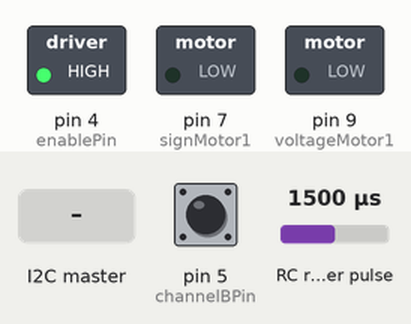
This sketch was run on a simulated Arduino Uno, built with avr-gcc and run on an emulated ATmega328P. Parts: switched loads named in the sketch (green lamp = pin HIGH). Wiring (inferred from the names in the program): RC receiver channel: data pin 2. The inputs (shaded band) are chosen by the test bench; at power-on: pin 5 (channelBPin) HIGH, RC receiver pulse 1500 µs. What the sketch prints to the serial monitor is not drawn.

Above: at 1.2 s.
1.3 s: the I2C master sends the byte 1
At 1.8 s:
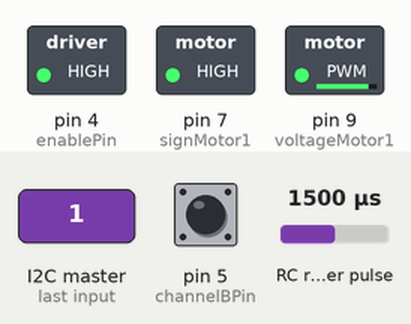
2.8 s: the I2C master sends the byte 0
At 3.4 s:
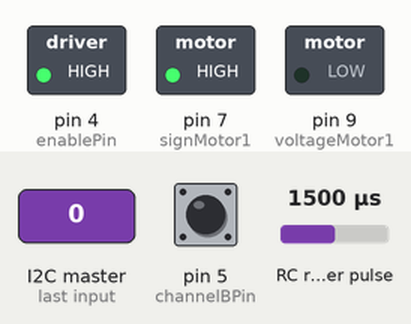
5.1 s: pin 5 (channelBPin) pulled LOW for 3.2 s
At 9.5 s:
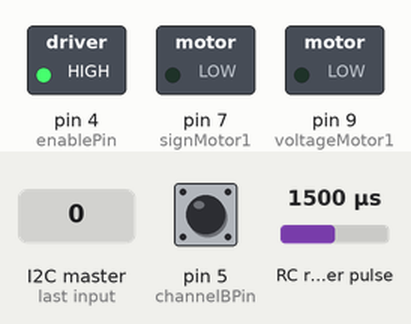
Timing chart, 0 to 11.0 s (numbered marks = the images above; inputs shaded):
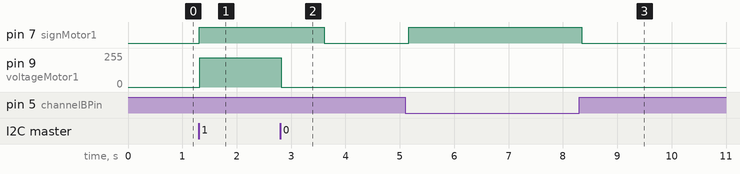

Measured:
- after the input at 1.3 s, pin 7 (signMotor1): LOW → HIGH at once; pin 9 (voltageMotor1): 0/255 → 219/255 at once
- after the input at 2.8 s, pin 7 (signMotor1): HIGH → LOW after 0.81 s; pin 9 (voltageMotor1): 219/255 → 0/255 at once
- after the input at 5.1 s, pin 7 (signMotor1): LOW → HIGH after 0.07 s, → LOW 3.2 s later

The sketch:

FeedbackSystem.ino
```cpp
#include <Wire.h>

#define PI 3.1415926535897932384626433832795

//Pin assignment and global variable instantiation
const int channelAPin = 2;
const int channelBPin = 5;
const int enablePin = 4;
const int voltageMotor1 = 9;
const int voltageMotor2 = 10;
const int signMotor1 = 7;
const int signMotor2 = 8;
const int statusFlag = 12;

volatile bool channelA = HIGH; //Channel A set on default
volatile bool channelB = HIGH; //Channel B set on default
volatile int count = 0; //counter variable for position
unsigned long lastTimeMeasured = 0;

float desired = 0;
float radian = 0;
float integral = 0;
float proportional = 0;
float error = 0;
float Kp = 4; //1.1
float Ki = 0;//.38

int PWM = 35;
byte msg =0;

void setup() { //Sets up pins and serial monitor
  Serial.begin(9600);
  pinMode(channelAPin,INPUT_PULLUP);
  pinMode(channelBPin,INPUT_PULLUP);
  attachInterrupt(digitalPinToInterrupt(channelAPin), encoderISR, CHANGE); //sets interrupt to happen when channel A changes
  pinMode(enablePin,OUTPUT);
  pinMode(voltageMotor1,OUTPUT);
  pinMode(signMotor1,OUTPUT);
  pinMode(statusFlag,INPUT);
  digitalWrite(enablePin,HIGH);

  Wire.begin(4);                // join i2c bus with address #4
  Wire.onReceive(receive_e); // register event
  Wire.onRequest(sendData);
}

void loop() { //main loop
  desired = msg*(PI/2.0);
  //Serial.println(desired);

  radian = ((count/3200.0)*2*PI);
  error = desired - radian;
  Serial.println(error);
  if(error > 0){
    digitalWrite(signMotor1,HIGH);
  } else if (error < 0){
    digitalWrite(signMotor1,LOW);
  }

  integral = integral + (error*((millis()-lastTimeMeasured)/1000.0));
  proportional = (Kp*error)+(Ki*integral);
  PWM = int(proportional*35);

  //Serial.println(PWM);
  if(abs(PWM)>255){
    PWM = 255;
  }

  Serial.print(msg);
  Serial.print("\t");
  Serial.println(PWM);
  analogWrite(voltageMotor1,abs(PWM));
}

void encoderISR() { //interrupt
  channelA = digitalRead(channelAPin);
  channelB = digitalRead(channelBPin);
  if (channelA==channelB){
    count+=2;
  } else {
    count-=2;
  }
}

void receive_e(int events)
{
  msg = Wire.read();
  Serial.println(msg);
}
void sendData()
{
  Wire.write(msg);
}
```
